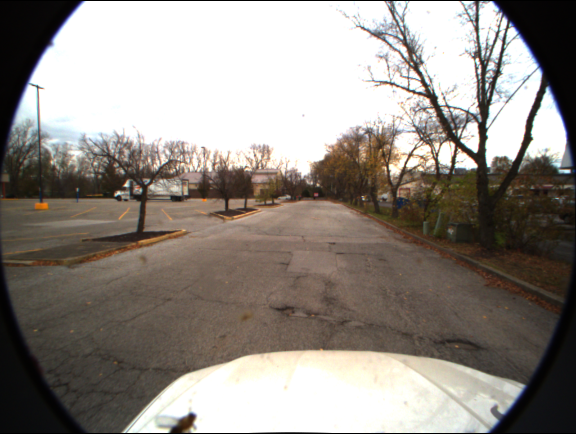
#> input picture Sample_Image/rgb1.png, 576 x 434 px, found by its file name
$ jupyter execute Digital_Image_Processing.ipynb
#> lines starting #> are read from the running program, lines starting #| are printed output that depends on the picture
# Digital Image Processing

## Introduction

Digital Image Processing (DIP) is the field of using computational methods to manipulate, enhance, and analyze digital images.

* Photography and Entertainment – noise reduction, adobe photoshop, special effects in movie, video games
* Remote Sensing and GIS – mapping, land-use analysis, disaster management, environmental monitoring
* Industrial Applications – defect detection, product sorting, Self-Driving etc

We have various applications in civil engineering. By harnessing algorithms and mathematical operations, DIP plays a pivotal role in transforming raw visual data into valuable information across diverse domains.

In this notebook, we cover various techniques and concepts using Python and popular libraries that can handle images.

## Python LIbraries

There are several Python libraries that are commonly used for handling and manipulating images. Here are some popular ones:

1.   **OpenCV (Open Source Computer Vision Library):**  A comprehensive library for computer vision tasks, offering image manipulation, object detection, and various algorithms.
2.   **PIL (Python Imaging Library) / Pillow:** Widely used for basic image operations like opening, saving, and resizing images.
3.  **Numpy:** Essential for numerical computations, often used to manipulate image data as arrays.
4.  **Scipy:** Offers various image processing functions like filtering, interpolation, and morphological operations.
5.  **Imageio:** Simplifies reading and writing different image formats, supporting a wide range of formats.
6.  **Matplotlib:** Primarily used for data visualization but can display and visualize images as well.

Each library has their own strengths and limitations. People in general use different ones for different use cases dependning on the type of the data and specific job requirements.

## Import Statements

[cell 1]
import cv2
import numpy as np
import matplotlib.pyplot as plt
from google.colab.patches import cv2_imshow
import sys

## Getting started with Image Processing

[cell 2]
# Reading an RGB image in grayscale
image_grascale = cv2.imread('/content/rgb1.png', 0)
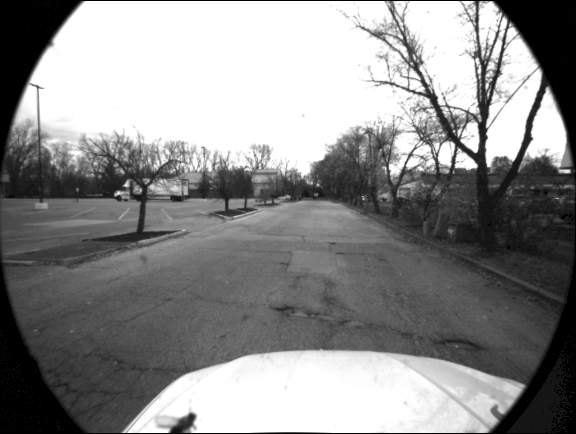
#> image_grascale: shape (434, 576); min 0, max 255, mean 139.5
image_color = cv2.imread('/content/rgb1.png' )
#> image_color is the input picture: shape (434, 576, 3); mean B, G, R 131.9, 138.4, 145

[cell 3]
# Analyze the type of the grayscale image, size of the image and try to get an intensity at a particular pixel
print("The loaded grayscale image is of type:",type(image_grascale))
#| The loaded grayscale image is of type: <class 'numpy.ndarray'>
print("The loaded grayscale image is of size:",image_grascale.shape)
#| The loaded grayscale image is of size: (434, 576)
print("intensity at index", image_grascale[150][150])
#| intensity at index 164
#image_grascale.size

[cell 4]
# Analyze the type of the color image, size of the image and try to get an intensity at a particular pixel
print("The loaded color image is of type:",type(image_color))
#| The loaded color image is of type: <class 'numpy.ndarray'>
print("The loaded color image is of size:",image_color.shape)
#| The loaded color image is of size: (434, 576, 3)
print("intensity at index", image_color[150][150])
#| intensity at index [161 161 169]

##### OpenCV reads imags in B,G,R format. Matplotlib processes images in R,G,B format. If we want to uses images read in OpenCV and interface with Matplotlib we need to convert BGR images to RGB images

[cell 5]
# Convert BGR to RGB format (for matplotlib compatibility)
image_grascale_rgb = cv2.cvtColor(image_grascale, cv2.COLOR_BGR2RGB)
image_color_rgb = cv2.cvtColor(image_color, cv2.COLOR_BGR2RGB)

# Displaying the grayscale and color images side by side
#Setup a figure with subplots
fig, axes = plt.subplots (1,2, figsize = (15, 15))

# Display images on the subplots
axes[0].imshow(image_grascale_rgb)
axes[0].set_title('Gray Scale Image')
axes[0].axis('off')

axes[1].imshow(image_color_rgb)
axes[1].set_title('Color Image')
axes[0].axis('off')

# Adjust layout for better spacing
plt.tight_layout()

# Show the plots
plt.show()
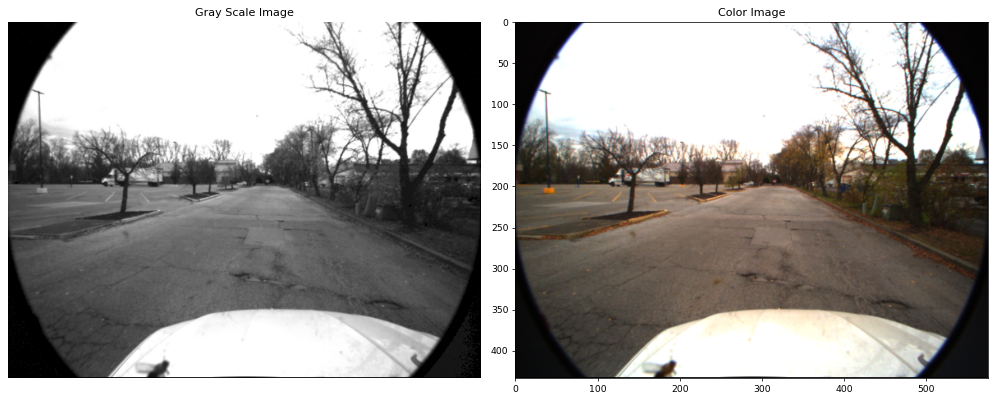
#> figure drawn by matplotlib, 2 panels

## Visualize Color Channels

[cell 6]
#separating each color. Note the order of colors to separate each channel use the function split
image_blue_channel = image_color[:,:,0] #this will give blue channel
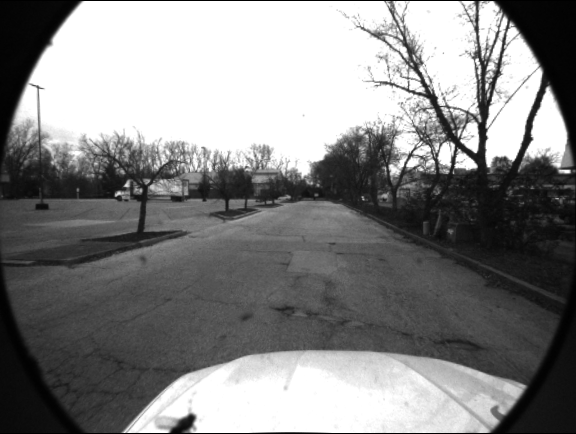
#> image_blue_channel: shape (434, 576); min 0, max 255, mean 131.9
image_green_channel = image_color[:,:,1]#green
image_red_channel = image_color[:,:,2]#red
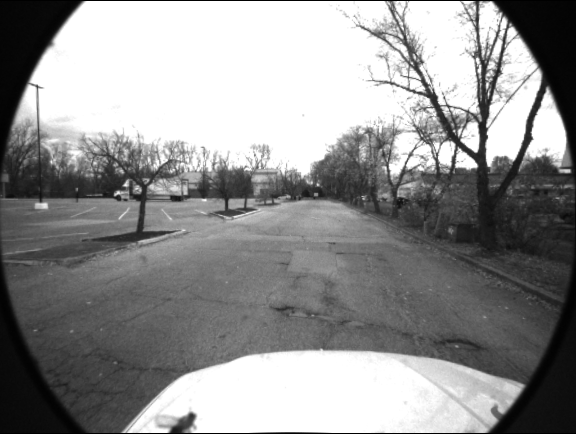
#> image_red_channel: shape (434, 576); min 0, max 255, mean 145
cv2_imshow(image_color)
cv2_imshow(image_blue_channel)
cv2_imshow(image_green_channel)
cv2_imshow(image_red_channel)

##### You can see the R, G, B images are showin in grayscale. When we display individual color channels (red, green, and blue) seperately in OpenCv, they appear grayscale because each channel is treated as a seperate grayscale image. Lets try displaying with their own color by combining the other channels correctly.

`cv2.merge()`: is used to combine each channel with zeros in the other two channels to visualize them in their respective colors.

[cell 7]
# Display the individual channels in their respective colors using OpenCV
cv2_imshow(cv2.merge([image_blue_channel, np.zeros_like(image_blue_channel), np.zeros_like(image_blue_channel)]))
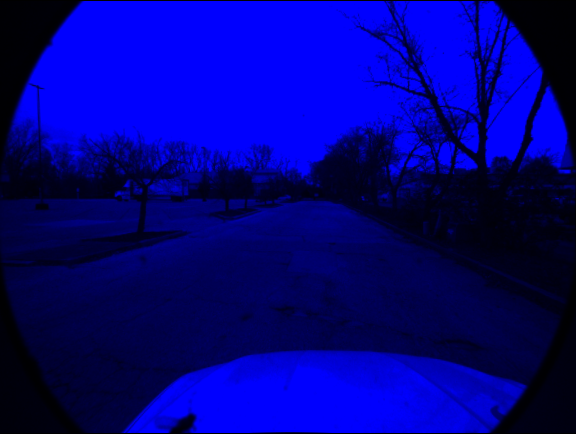
#> shown: shape (434, 576, 3); mean B, G, R 131.9, 0, 0
cv2_imshow(cv2.merge([np.zeros_like(image_green_channel), image_green_channel, np.zeros_like(image_green_channel)]))
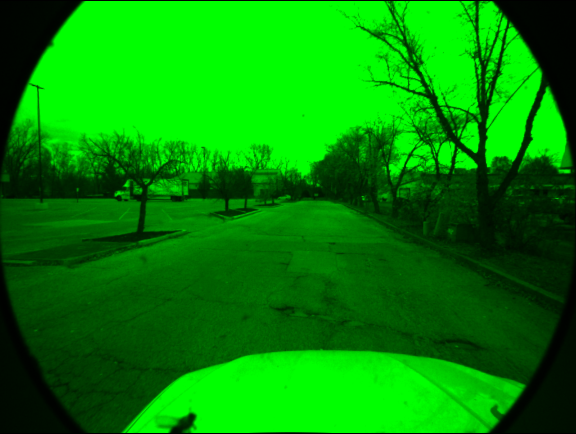
#> shown: shape (434, 576, 3); mean B, G, R 0, 138.4, 0
cv2_imshow(cv2.merge([np.zeros_like(image_red_channel), np.zeros_like(image_red_channel), image_red_channel]))
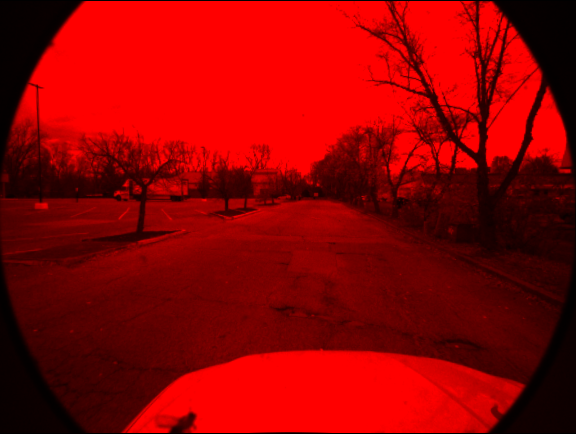
#> shown: shape (434, 576, 3); mean B, G, R 0, 0, 145

## HSV (Hue, Saturation, Value)

HSV is a color representation model widely used in computer vision and image processing. It provides an alternative way to describe and work with colors. Using HSV color space instead of RGB offers several benefits.

**Hue:** It represents the dominant wavelength of light. It ranges from **0 to 360 degrees**, forming a color wheel. Unlike RGB, which combines different amounts of red, green, and blue light to create colors, hue represents color itself.

**Saturation:** Saturation refers to the **intensity or vividness of the color**. A higher saturation value means the color is more vibrant, while a lower saturation value leads to a more muted or grayscale appearance.

**Value (or Brightness):** Value represents the **brightness of the color**. A higher value results in a brighter color, while a lower value makes the color darker.

| Aspect                       | RGB Color Space                             | HSV Color Space                             |
|------------------------------|---------------------------------------------|---------------------------------------------|
| Components                   | Red, Green, Blue                           | Hue, Saturation, Value (Brightness)         |
| Hue                         | -                                           | Represents color itself (0-360 degrees)    |
| Saturation                  | -                                           | Intensity or vividness of the color        |
| Value (Brightness)         | -                                           | Brightness of the color                    |
| Robustness to Lighting      | Sensitive to lighting variations          | More robust to lighting variations         |
| Color Thresholding         | Challenging due to lighting changes      | Easier due to separation of color info     |
| Color Segmentation        | Complex due to varying lighting          | Simplified due to separate hue             |
| Color Adjustments         | Less intuitive                            | More intuitive for hue, saturation, value  |
| Human Perception          | Less aligned with human perception      | More aligned with how humans perceive     |
| Luminance Insensitivity   | More sensitive to changes in luminance  | Less sensitive to changes in brightness    |
| Color Harmony Analysis   | Less useful for analyzing harmony       | Useful for analyzing color harmony         |
| Object Detection         | Less robust to lighting changes        | More robust in certain lighting conditions |
| Display Technologies     | Directly used in monitors, screens     | Used more for image processing and analysis|

From the above table, you can see the benefits of HSV over RGB in image processing and computer vision especially while analysing images in different lighting conditions

[cell 8]
image_bgr = cv2.imread('/content/rgb1.png')
image_color_resized = cv2.resize(image_bgr, (256,256))
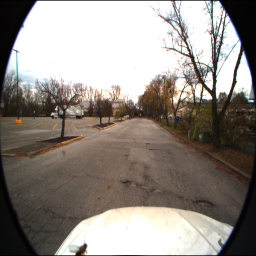
#> image_color_resized: shape (256, 256, 3); mean B, G, R 131.7, 138.3, 144.8
cv2_imshow(image_color_resized)
# Convert the image to HSV
image_hsv = cv2.cvtColor(image_color_resized, cv2.COLOR_BGR2HSV)
#> image_hsv: shape (256, 256, 3); mean H, S, V 25, 46.6, 146.5

# Display the original and HSV images side by side
cv2_imshow(cv2.hconcat([image_color_resized, image_hsv]))
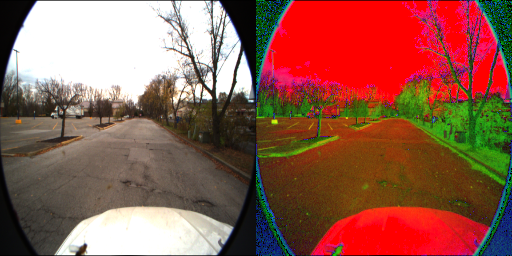
#> shown: shape (256, 512, 3); mean B, G, R 78.4, 92.5, 145.7

$ run again, with Sample_Image/pothole.jpg saved as Sample_Image/rgb1.png
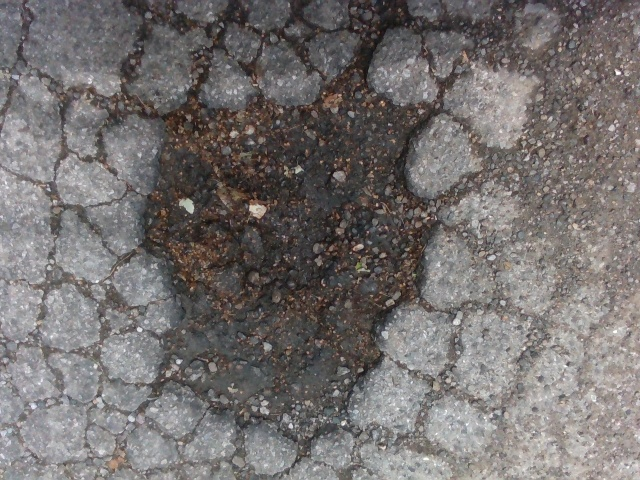
#> input picture Sample_Image/pothole.jpg, 640 x 480 px, found by its file name
#> image_color is the input picture: shape (480, 640, 3); mean B, G, R 111.4, 112.3, 116.9
#| The loaded grayscale image is of type: <class 'numpy.ndarray'>
#| The loaded grayscale image is of size: (480, 640)
#| intensity at index 107
#| The loaded color image is of type: <class 'numpy.ndarray'>
#| The loaded color image is of size: (480, 640, 3)
#| intensity at index [111 106 108]
#> `image_color_resized = cv2.resize(image_bgr, (256,256))`:
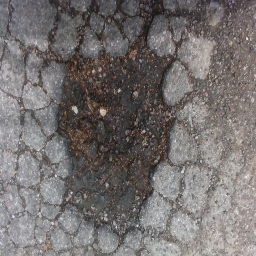
#> image_color_resized: shape (256, 256, 3); mean B, G, R 111.3, 112.2, 116.8
#> image_hsv: shape (256, 256, 3); mean H, S, V 62.9, 21.5, 118
#> `cv2_imshow(cv2.hconcat([image_color_resized, image_hsv]))`:
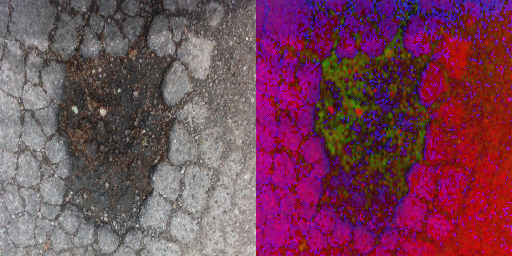
#> shown: shape (256, 512, 3); mean B, G, R 87.1, 66.8, 117.4
